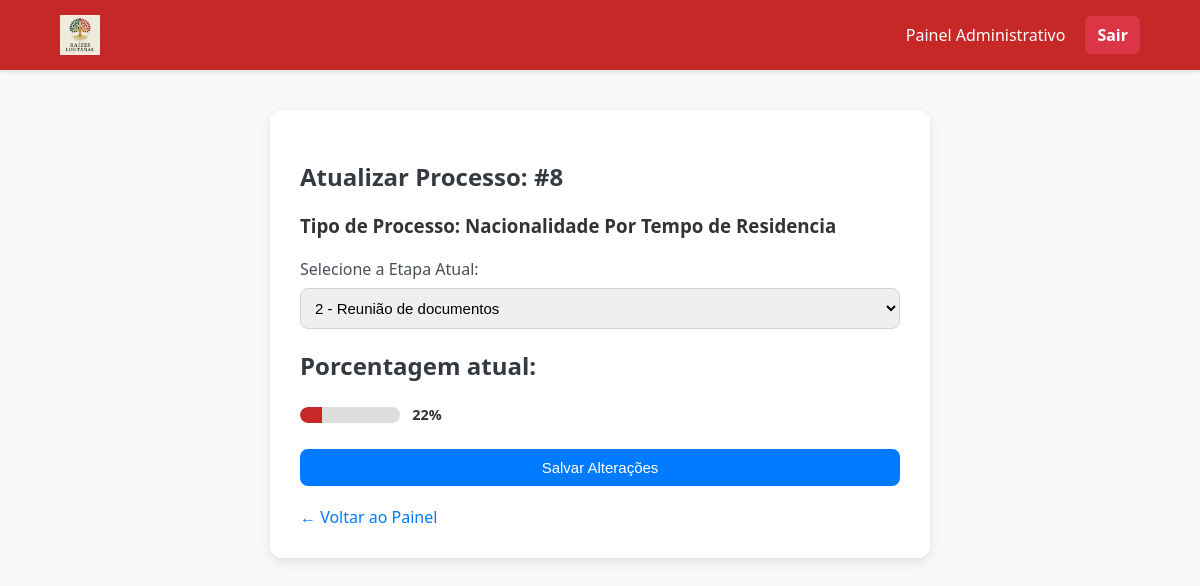
/atualiza_status.php?proc_id=8 (signed in), run on the app's committed database.
### tables this page shows
CREATE TABLE `processos` (
  `ProcId` int(11) NOT NULL,
  `UsuId` int(11) NOT NULL,
  `Tipo` varchar(100) DEFAULT NULL,
  `Status` varchar(50) DEFAULT NULL,
  `DataPedido` date DEFAULT NULL,
  `UltimaAtualizacao` datetime DEFAULT NULL,
  `Observacoes` text DEFAULT NULL,
  `Porcentagem` int(11) DEFAULT 0,
  `EtapaAtual` int(11) DEFAULT 1
);

### atualiza_status.php (the view, shortened to what this page needs)
<?php
require_once("scripts/conectaBanco.php");
$procId = $_GET['proc_id'] ?? null;
$stmt = $conexao->prepare("SELECT Porcentagem, Status, Tipo, EtapaAtual FROM processos WHERE ProcId = ?");
$stmt->bind_param("i", $procId);
$stmt->execute();
$result = $stmt->get_result();
$processo = $result->fetch_assoc();
$tipoProcesso = $processo['Tipo'];
$etapas = [];
switch ($tipoProcesso) {
    case 'Nacionalidade Por Tempo de Residencia':
        $etapas = [
            1 => "Verificação do tempo de residência legal",
            2 => "Reunião de documentos",
            3 => "Certidões apostiladas e traduzidas",
            4 => "Preenchimento do pedido",
            5 => "Entrega do pedido em Portugal ",
            6 => "Recebimento do número do processo",
            7 => "Acompanhamento",
            8 => "Decisão e entrega do documento final",
            9 => "Concluído"
        ];
        break;
}
?>
<!DOCTYPE html>
<html lang="pt-BR">
<head>
    <link rel="stylesheet" href="styles/admin.css">
    <link rel="stylesheet" href="styles/atualiza_status.css">
</head>
<body>
    <header class="topo">
        <div class="container-header">
            <img src="img/logo.png" alt="Raízes Lusitanas" class="logo" />
            <nav>
                <span class="boas-vindas">Painel Administrativo</span>
                <a href="scripts/logOff.php" class="btn-sair">Sair</a>
            </nav>
        </div>
    </header>
    <div class="form-container">
        <h2>Atualizar Processo: #<?= htmlspecialchars($procId) ?></h2>
        <form method="POST" action="scripts/salva_status.php">
            <h3>Tipo de Processo: <?= htmlspecialchars($tipoProcesso) ?></h3>
            <label for="etapa">Selecione a Etapa Atual:</label>
            <select name="etapa" required>
                <?php foreach ($etapas as $indice => $descricao): ?>
                    <option value="<?= $indice ?>" <?= ($indice == $processo['EtapaAtual']) ? 'selected' : '' ?>>
                        <?= $indice ?> - <?= $descricao ?>
                    </option>
                <?php endforeach; ?>
            </select>
            <h2>Porcentagem atual:</h2>
            <div class="barra-progresso">
                <div class="barra-preenchida" style="width: <?= intval($processo['Porcentagem']) ?>%;"></div>
            </div>
            <span class="texto-porcentagem"><?= intval($processo['Porcentagem']) ?>%</span>
            <button type="submit">Salvar Alterações</button>
        </form>
        <a href="admin.php" class="voltar">← Voltar ao Painel</a>
    </div>
</body>
</html>

### styles/admin.css (style rules this page uses)
body { font-family: 'Montserrat', sans-serif; margin: 0; background-color: #f6f4f1; color: #333; }
.topo { background-color: #c62828; padding: 15px 0; box-shadow: 0 2px 4px rgba(0, 0, 0, 0.1); }
.container-header { width: 90%; max-width: 1200px; margin: 0 auto; display: flex; justify-content: space-between; align-items: center; }
.logo { height: 50px; }
nav { display: flex; align-items: center; gap: 20px; }
.boas-vindas { color: #fff; font-weight: 500; }
.btn-sair { background-color: #fff; color: #c62828; padding: 8px 15px; text-decoration: none; border-radius: 5px; font-weight: bold; transition: background-color 0.3s; }
.barra-progresso { background-color: #ddd; border-radius: 8px; width: 100px; height: 16px; overflow: hidden; display: inline-block; vertical-align: middle; margin-right: 8px; }
.barra-preenchida { background-color: #c62828; height: 100%; border-radius: 8px 0 0 8px; transition: width 0.4s ease; }
.texto-porcentagem { font-weight: 600; font-size: 0.9rem; vertical-align: middle; color: #333; }

### styles/atualiza_status.css (style rules this page uses)
body { font-family: 'Segoe UI', sans-serif; background-color: #f8f9fa; margin: 0; padding: 0; }
.form-container { background-color: #fff; max-width: 600px; margin: 40px auto; padding: 30px; border-radius: 12px; box-shadow: 0 4px 12px rgba(0,0,0,0.1); }
h2 { margin-bottom: 20px; color: #343a40; }
label { display: block; margin-top: 20px; font-weight: 500; color: #495057; }
select, input, textarea, button { width: 100%; padding: 10px; margin-top: 8px; border-radius: 8px; border: 1px solid #ced4da; font-size: 15px; }
button { background-color: #007bff; color: white; border: none; margin-top: 25px; cursor: pointer; transition: background-color 0.3s ease; }
.voltar { display: inline-block; margin-top: 20px; color: #007bff; text-decoration: none; }
.logo { height: 40px; }
nav a.btn-sair { color: white; background-color: #dc3545; padding: 8px 12px; border-radius: 6px; text-decoration: none; }
.barra-progresso { background-color: #ddd; border-radius: 8px; width: 100px; height: 16px; overflow: hidden; display: inline-block; vertical-align: middle; margin-right: 8px; }
.barra-preenchida { background-color: #c62828; height: 100%; border-radius: 8px 0 0 8px; transition: width 0.4s ease; }

### data on the page
processos: Tipo "Nacionalidade Por Tempo de Residencia", etapa "2 - Reunião de documentos", Porcentagem "22"

### other printed values
$procId "8"
